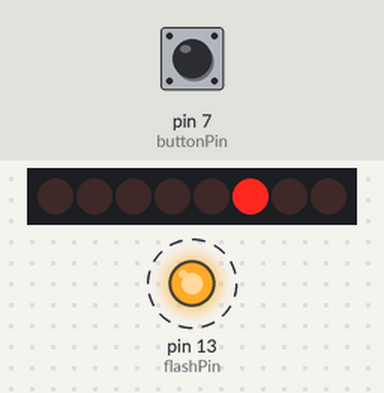
Recording of a sketch running on a simulated Arduino Uno, built with avr-gcc and run on an emulated ATmega328P. Shown: 8 shift-register outputs drawn as a row of LEDs (first output left, lit = HIGH), output pins drawn as LEDs (lit = HIGH). Wiring (inferred from the names in the program): shift register (74HC595): data pin 11; shift clock pin 12; latch pin 8. Wiring (inferred from the signals the program sends): row of LEDs: on Q0, Q1, Q2, Q3, Q4, Q5, Q6, Q7. Dashed ring = blinking. Inputs (shaded band) come from the test bench; at power-on: pin 7 (buttonPin) LOW. Pins used as bus, display or sensor lines are not drawn.

Above: at 2.15 s.
3.0 s: pin 7 (buttonPin) pulled HIGH for 3.2 s
At 4.7 s:
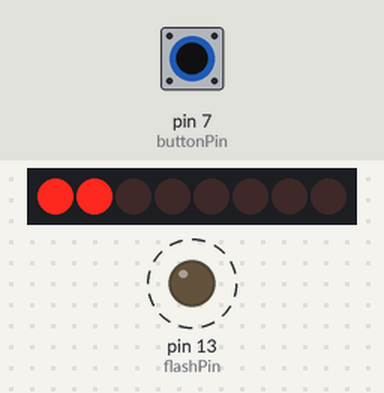
At 7.5 s:
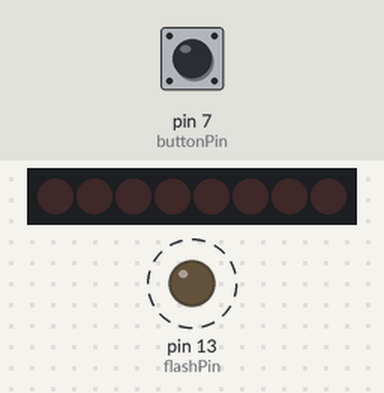
10.0 s: pin 7 (buttonPin) pulled HIGH for 1.2 s
Timing chart, 0 to 20.1 s (numbered marks = the images above; inputs shaded):
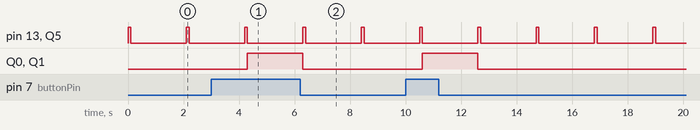

Measured:
- by itself, pin 13 (flashPin): alternates HIGH for 0.10 s and LOW for 2.0 s

The sketch:

ShiftRegister4Leds4Buttons.ino
```cpp
//**************************************************************//
//  Name    : shiftOutCode, Hello World
//  Author  : Carlyn Maw,Tom Igoe, David A. Mellis
//  Date    : 25 Oct, 2006
//  Modified: 23 Mar 2010
//  Version : 2.0
//  Notes   : Code for using a 74HC595 Shift Register           //
//          : to count from 0 to 255
//****************************************************************

//Pin connected to ST_CP of 74HC595
int latchPin = 8;
//Pin connected to SH_CP of 74HC595
int clockPin = 12;
////Pin connected to DS of 74HC595
int dataPin = 11;

// pin used to measure button pressed
int buttonPin = 7;

int flashPin = 13;


void setup() {
  //set pins to output so you can control the shift register
  pinMode(latchPin, OUTPUT);
  pinMode(clockPin, OUTPUT);
  pinMode(dataPin, OUTPUT);

  pinMode(buttonPin, INPUT);

  pinMode(flashPin, OUTPUT);
}

void loop() {

  digitalWrite(flashPin, HIGH);

  // read button1
  digitalWrite(latchPin, LOW);
  shiftOut(dataPin, clockPin, MSBFIRST, 16);
  digitalWrite(latchPin, HIGH);
  bool Button1Pressed = (HIGH==digitalRead(buttonPin));

  // read button2
  digitalWrite(latchPin, LOW);
  shiftOut(dataPin, clockPin, MSBFIRST, 32);
  digitalWrite(latchPin, HIGH);
  bool Button2Pressed = (HIGH==digitalRead(buttonPin));

  delay(100);
  digitalWrite(flashPin, LOW);

  //  for (int numberToDisplay = 0; numberToDisplay < 4; numberToDisplay++) {
    // take the latchPin low so
    // the LEDs don't change while you're sending in bits:
    digitalWrite(latchPin, LOW);
    // shift out the bits:
    int numberToDisplay = 0;
    numberToDisplay += Button1Pressed ? 1 : 0;
    numberToDisplay += Button2Pressed ? 2 : 0;
    shiftOut(dataPin, clockPin, MSBFIRST, numberToDisplay);
    //take the latch pin high so the LEDs will light up:
    digitalWrite(latchPin, HIGH);

    // pause before next button read:
    delay(2000);
//  }
}
```
